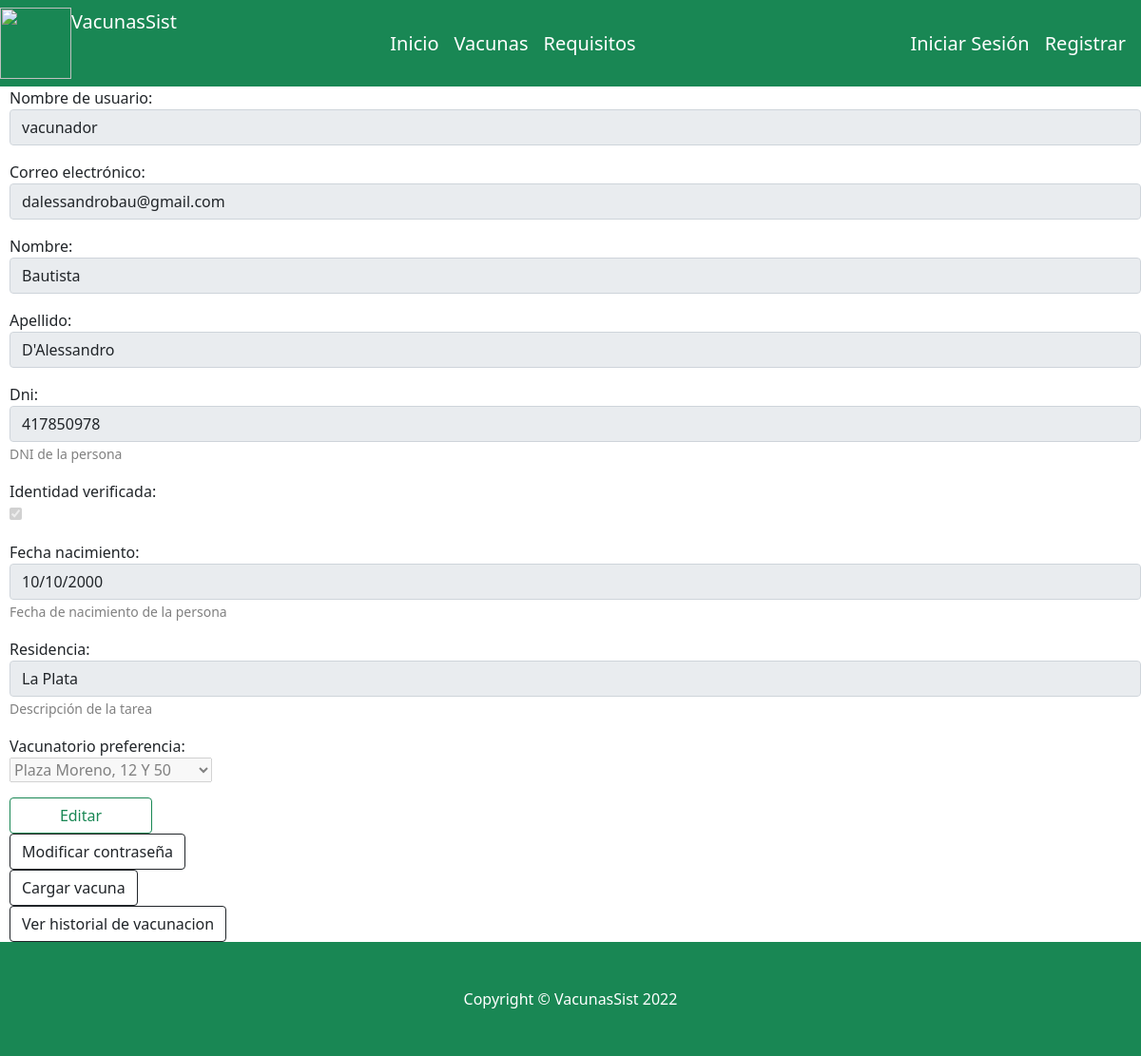
The app's page /ver_perfil_usuario/2/, older data.
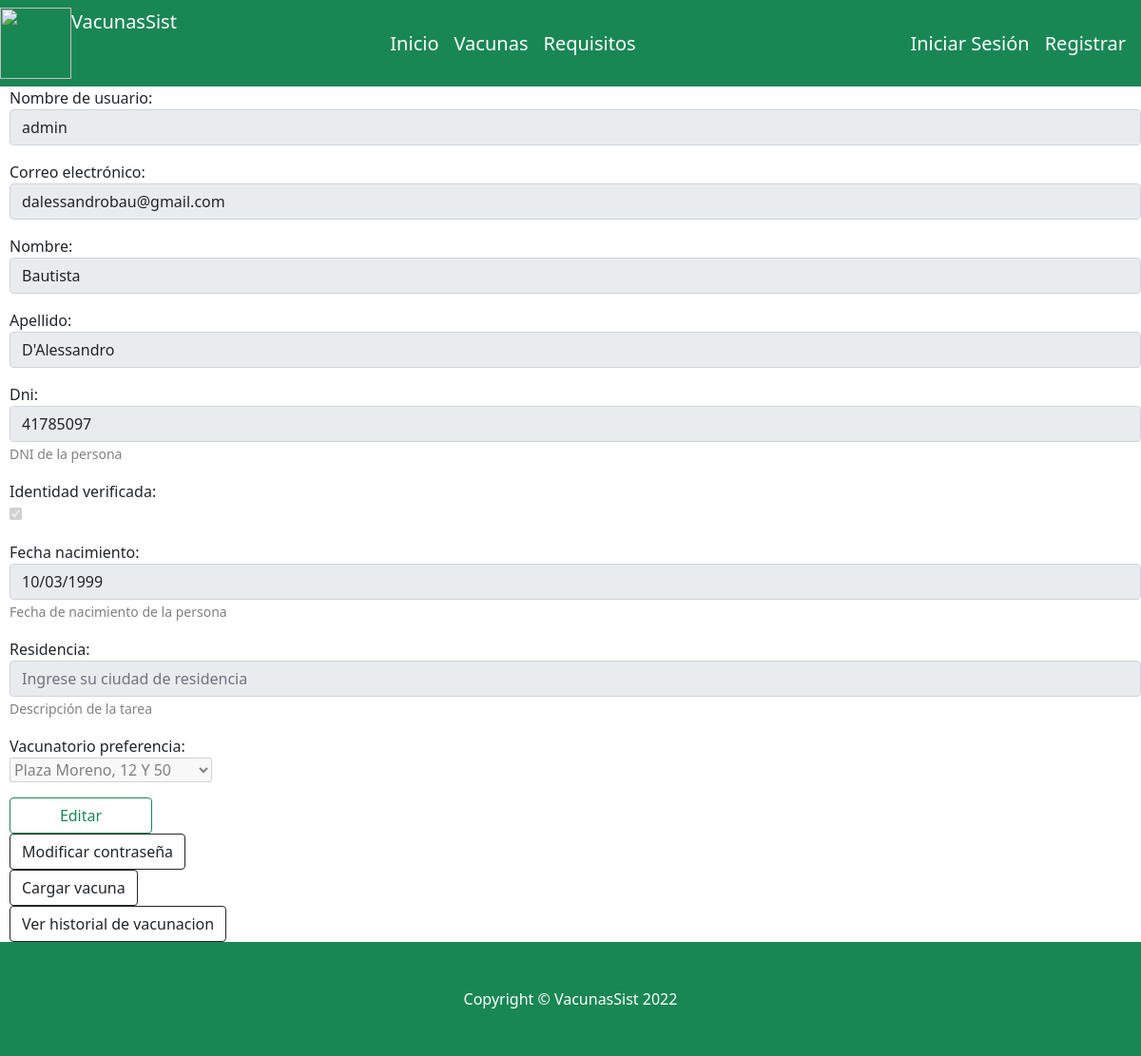
The same page, newer data.
### website/models.py (models this page shows)
class Usuario(AbstractBaseUser):
    username =models.CharField('Nombre de usuario', unique=True, max_length=100)
    email = models.EmailField('Correo electrónico', max_length=254, unique=True)
    nombre = models.CharField('Nombre', max_length=254)
    apellido = models.CharField('apellido', max_length=254)
    dni=models.IntegerField(help_text="DNI de la persona", unique=True)
    fecha_nacimiento= models.DateField(help_text="Fecha de nacimiento de la persona")
    residencia = models.TextField(help_text="Descripción de la tarea", null=True)
    vacunatorio_preferencia =models.ForeignKey(Vacunatorio, on_delete=models.CASCADE,null=True)
    fecha_creacion = models.DateTimeField(auto_now_add=True)
    identidad_verificada=models.BooleanField(default=False)
    es_vacunador = models.BooleanField(default=False)
    es_administrador = models.BooleanField(default=False)
    telefono = models.IntegerField(blank=True, null=True)
    direccion = models.CharField(max_length=15, null=True)
    objects= UsuarioManager()
    USERNAME_FIELD = 'username'
    REQUIRED_FIELDS = ['email','nombre', 'apellido','dni', 'fecha_nacimiento']

### website/views.py (the view)
# urls.py: path('ver_perfil_usuario/<int:usuario_id>/',views.verPerfilUsuario, name="ver_perfil_usuario"),
def verPerfilUsuario(request, usuario_id):
        print("entre")
        try:
            usuario=Usuario.objects.get(id=usuario_id)
            usuario_form=UpdateUsuarioForm(instance = usuario)
            usuario_form=usuario_form.deshabilitarCamposVacunador()
            id_usuario=usuario.id
            if not usuario:
                messages.error(request, "No se encontró un usuario con ese DNI")
            return render(request, "website/verPerfil.html",{"usuario_form": usuario_form, 'id_usuario':id_usuario })
        except Exception as e:
            print(repr(e))
            messages.error(request, "No se encontró un usuario con ese DNI")
            return render(request, "website/index.html",)

### website/forms.py (called while the page is built)
    def deshabilitarCamposVacunador(self):
            print(' if verificado')
            self.fields['username'].widget.attrs.update({'disabled': True})
            self.fields['residencia'].widget.attrs.update({'disabled': True})
            self.fields['vacunatorio_preferencia'].widget.attrs.update({'disabled': True})
            self.fields['identidad_verificada'].widget.attrs.update({'disabled': True})
            self.fields['dni'].widget.attrs.update({'readonly': True})
            self.fields['email'].widget.attrs.update({'readonly': True})
            self.fields['fecha_nacimiento'].widget.attrs.update({'readonly': True})
            self.fields['nombre'].widget.attrs.update({'readonly': True})
            self.fields['apellido'].widget.attrs.update({'readonly': True})
            return self

### website/models.py (called while the page is built)
    def __str__(self):
           return self.nombre + self.ubicacion

### website/templates/website/verPerfil.html (shortened to what this page needs)
{% extends "website/layout.html" %}
{% block body %}
<div style="margin-left: 10px; ">
    <form method="post">
        <div class="form-group">
          {% for campo in usuario_form %}
            <p>
              {{ campo.label_tag }}<br>
              {{ campo }}
              {% if campo.help_text %}
                <small style="color: grey">{{ campo.help_text }}</small>
              {% endif %}
            </p>
          {% endfor %}
          {% if not request.user.es_vacunador %}
            {% if not request.user.es_administrador %}
                <input  class="btn btn-outline-success"  type="submit" value="Editar" style="width: 150px;">
                <div class="nav-item"><a class="btn btn-outline-dark mt-auto" href="{% url 'modificar_password' %}">Modificar contraseña</a></div>
                <div class="nav-item"><a class="btn btn-outline-dark mt-auto" href="{% url 'cargar_vacuna' %}">Cargar vacuna</a></div>
              </div>
            {% endif%}
          {% endif%}
          <div class="nav-item"><a class="btn btn-outline-dark mt-auto" href="{% url 'ver_historial_vacunacion' id_usuario %}">Ver historial de vacunacion</a></div>
        </div>
{% endblock %}

### website/templates/website/layout.html (shortened to what this page needs)
{% load static %}
<!DOCTYPE html>
<html lang="en">
    <head>
        <link href="https://cdn.jsdelivr.net/npm/bootstrap-icons@1.4.1/font/bootstrap-icons.css" rel="stylesheet" />
        <link href="{% static 'css/styles.css' %}" rel="stylesheet" />
    </head>
    <body>
        <nav class="navbar navbar-expand-md navbar-white bg-success">
            <div class="navbar-collapse collapse w-75 order-1 order-md-0 dual-collapse2">
                <ul class="navbar-nav mr-auto">
                    <li class="nav-item active">
                        <IMG href="{% url 'index' %}"style="text-align: left;" src="https://i.imgur.com/zGzig89.png" width=75 height=75>
                    </li>
                    <li class="nav-item">
                        <a class="navbar-brand" style="color:white" href="{% url 'index' %}">VacunasSist</a>
                    </li>
                </ul>
            </div>
            <div class="mx-auto w-100 ">
                <ul class="navbar-nav mr-auto mx-auto">
                    <li class="nav-item"><a class="navbar-brand " style="color:white" href="{% url 'index' %}">Inicio</a></li>
                    {% if not request.user.es_vacunador  and not request.user.es_administrador %}
                        <li class="nav-item"><a class="navbar-brand " style="color:white" href="{% url 'informacion_vacuna' %}">Vacunas</a></li>
                        <li class="nav-item"><a class="navbar-brand " style="color:white" href="{% url 'requisitos_vacunas' %}">Requisitos</a></li>
                    {% endif %}
                </ul>
            </div>
            <div class="me-auto order-0 navbar-collapse collapse order-1 dual-collapse2" style="text-align: right;">
                <ul class="navbar-nav ml-auto">
                    {% if request.user.is_authenticated %}
                        <a class="nav-item"><a class="navbar-brand" style="color:white" href="{% url 'logout' %}">Logout</a>
                    {% else %}
                        <li class="nav-item"><a class="navbar-brand" style="color:white" href="{% url 'login' %}">Iniciar Sesión</a></li>
                        <li class="nav-item"><a class="navbar-brand" style="color:white" href="{% url 'register' %}">Registrar</a></li>
                    {% endif %}
                </ul>
            </div>
        </nav>
        {% block body %}
        {% endblock %}
        <footer class="py-5 bg-success">
            <div class="container px-5"><p class="m-0 text-center text-white">Copyright &copy; VacunasSist 2022</p></div>
        </footer>
    </body>
</html>

Row changes from the older to the newer data that the page shows:
changed Usuario "dalessandrobau@gmail.com": username "vacunador" → "admin"; dni "417850978" → "41785097"; fecha_nacimiento "10/10/2000" → "10/03/1999"; residencia "La Plata" → (not shown)
